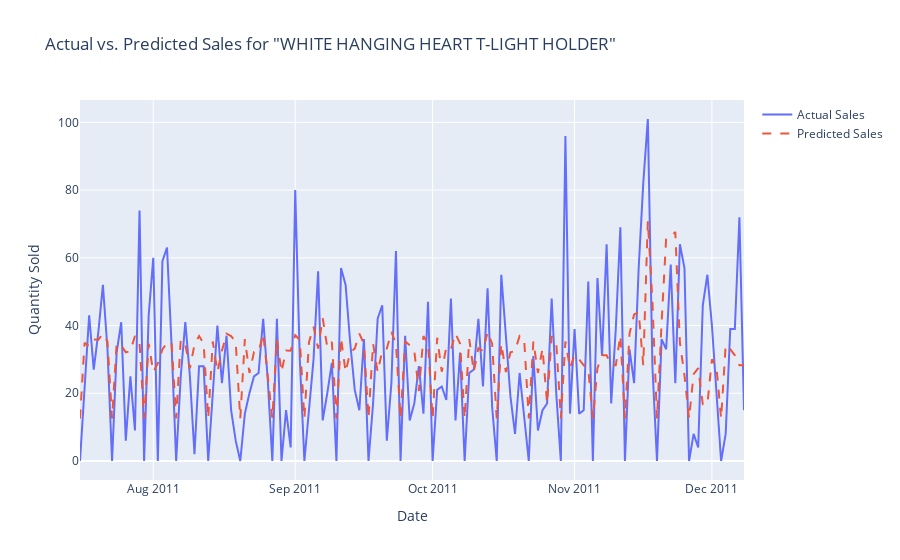
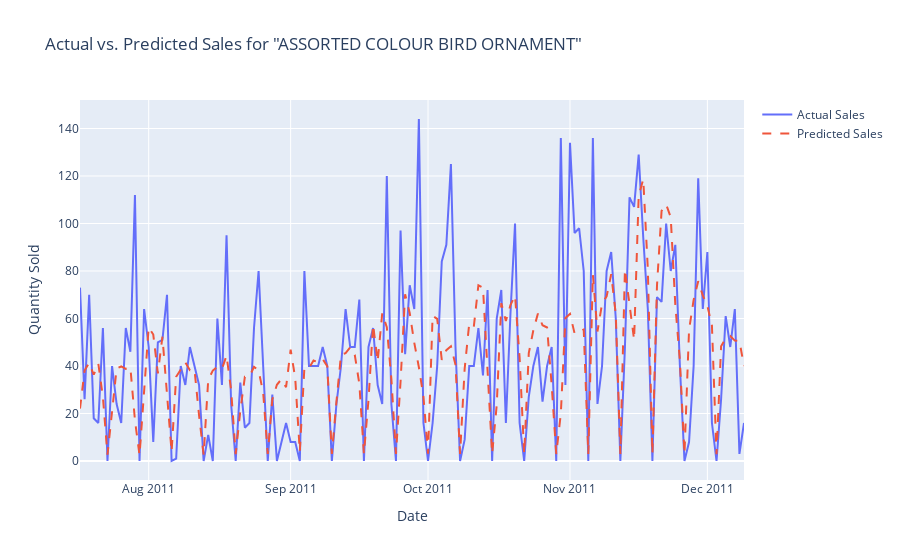
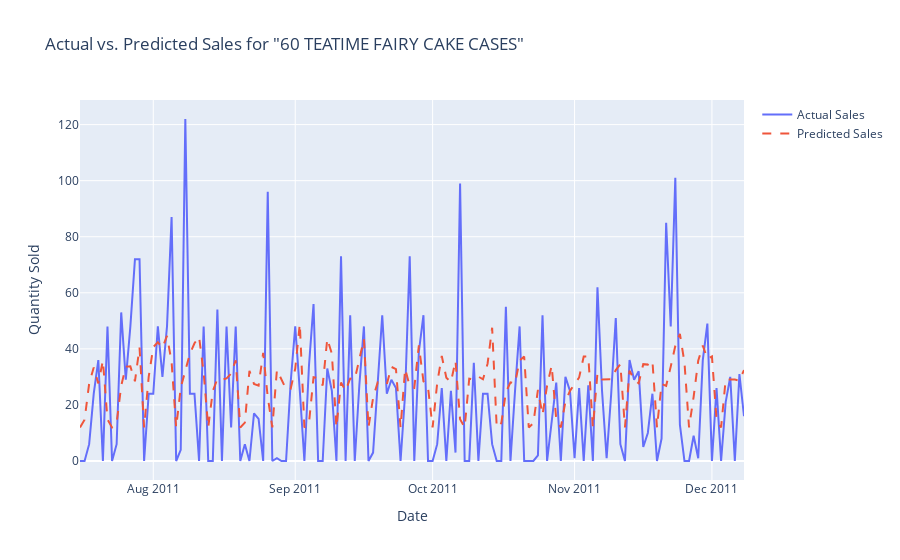
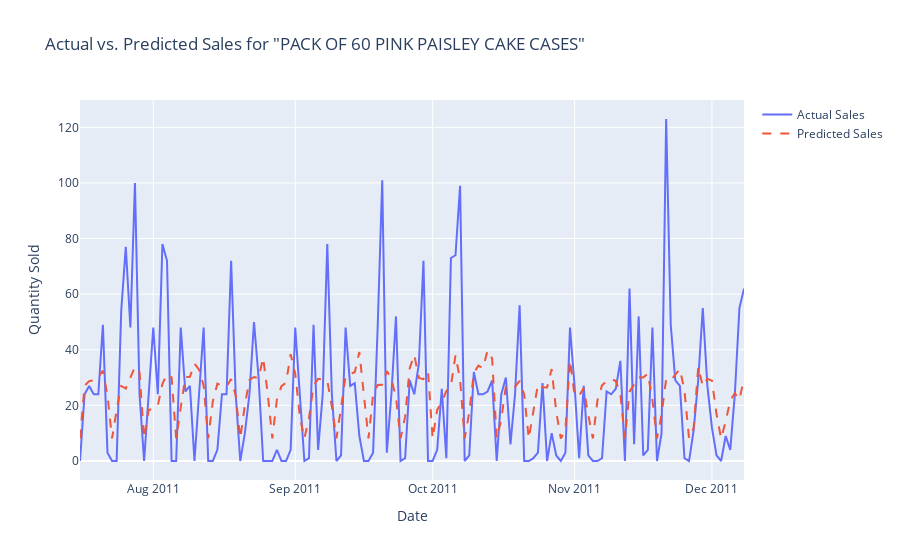

These figures' notebook cell, in order:
### Code cell
import xgboost as xgb
import plotly.graph_objects as go
from sklearn.metrics import mean_squared_error
import holidays
import os
import joblib

# Dictionaries to store result
all_models = {}
all_evaluation_results = {}

# Loop for Top 5 Products
top_5_products = product_sales.head(5).index.tolist()
for product_name in top_5_products:
    print(f"Processing Product: '{product_name}'")

    # Time Series Data
    product_df = daily_sales[daily_sales['Description'] == product_name].copy()
    product_df['Date'] = pd.to_datetime(product_df['Date'])
    product_df.set_index('Date', inplace=True)
    sales_ts = product_df['Quantity'].resample('D').sum().fillna(0)
    
    # Feature Engineering
    print("Performing feature engineering...")
    df_featured = pd.DataFrame(sales_ts)
    df_featured.reset_index(inplace=True)
    df_featured.rename(columns={'Quantity': 'TotalQuantity'}, inplace=True)

    df_featured['day_of_week'] = df_featured['Date'].dt.dayofweek
    df_featured['day_of_month'] = df_featured['Date'].dt.day
    df_featured['month'] = df_featured['Date'].dt.month
    df_featured['year'] = df_featured['Date'].dt.year
    df_featured['week_of_year'] = df_featured['Date'].dt.isocalendar().week.astype(int)
    df_featured['lag_7'] = df_featured['TotalQuantity'].shift(7)
    df_featured['rolling_mean_7'] = df_featured['TotalQuantity'].rolling(window=7).mean().shift(1)
    uk_holidays = holidays.UnitedKingdom()
    df_featured['is_holiday'] = df_featured['Date'].apply(lambda x: x in uk_holidays).astype(int)
    df_featured.dropna(inplace=True)

    if df_featured.empty:
        print(f"Not enough data for '{product_name}' to create features. Skipping.")
        continue

    # Train/Test Split
    print("Splitting data into training and testing sets...")
    test_size = int(len(df_featured) * 0.2)
    train_df = df_featured[:-test_size]
    test_df = df_featured[-test_size:]
    features = ['day_of_week', 'day_of_month', 'month', 'year', 'week_of_year', 'lag_7', 'rolling_mean_7', 'is_holiday']
    target = 'TotalQuantity'
    X_train, y_train = train_df[features], train_df[target]
    X_test, y_test = test_df[features], test_df[target]
    
    if X_test.empty:
        print(f"Not enough data for '{product_name}' to create a test set. Skipping.")
        continue

    # Train the XGBoost Model
    print(f"Training XGBoost model...")
    reg = xgb.XGBRegressor(
        n_estimators=1000,
        learning_rate=0.01,
        objective='reg:squarederror',
        early_stopping_rounds=50,
        n_jobs=-1
    )
    reg.fit(X_train, y_train, eval_set=[(X_train, y_train), (X_test, y_test)], verbose=False)
    all_models[product_name] = reg

    # Evaluate and Visualize Results
    print("Evaluating model and creating visualization...")
    test_df_copy = test_df.copy()
    test_df_copy['Prediction'] = reg.predict(X_test)
    all_evaluation_results[product_name] = test_df_copy

    # Visualize results for the current product
    fig = go.Figure()
    fig.add_trace(go.Scatter(x=test_df_copy['Date'], y=test_df_copy['TotalQuantity'], mode='lines', name='Actual Sales'))
    fig.add_trace(go.Scatter(x=test_df_copy['Date'], y=test_df_copy['Prediction'], mode='lines', name='Predicted Sales', line=dict(dash='dash')))
    fig.update_layout(title=f'Actual vs. Predicted Sales for "{product_name}"', xaxis_title='Date', yaxis_title='Quantity Sold')
    fig.show()

print(f"Successfully trained models for {len(all_models)} products.")

### Figure 1 — Plotly figure (JSON) as saved in the notebook; plotly's stock layout.template omitted (floating-point values rounded to 4 significant figures; data arrays with more than 128 entries replaced by an {"elided": "..."} marker saying what was removed)
{"data": [{"mode": "lines", "name": "Actual Sales", "type": "scatter", "x": {"elided": "146 str values"}, "y": {"elided": "146 int values"}}, {"line": {"dash": "dash"}, "mode": "lines", "name": "Predicted Sales", "type": "scatter", "x": {"elided": "146 str values"}, "y": {"elided": "146 float values"}}], "layout": {"title": {"text": "Actual vs. Predicted Sales for \"WHITE HANGING HEART T-LIGHT HOLDER\""}, "xaxis": {"title": {"text": "Date"}}, "yaxis": {"title": {"text": "Quantity Sold"}}}}

### Figure 2 — Plotly figure (JSON) as saved in the notebook; plotly's stock layout.template omitted (floating-point values rounded to 4 significant figures; data arrays with more than 128 entries replaced by an {"elided": "..."} marker saying what was removed)
{"data": [{"mode": "lines", "name": "Actual Sales", "type": "scatter", "x": {"elided": "146 str values"}, "y": {"elided": "146 int values"}}, {"line": {"dash": "dash"}, "mode": "lines", "name": "Predicted Sales", "type": "scatter", "x": {"elided": "146 str values"}, "y": {"elided": "146 float values"}}], "layout": {"title": {"text": "Actual vs. Predicted Sales for \"ASSORTED COLOUR BIRD ORNAMENT\""}, "xaxis": {"title": {"text": "Date"}}, "yaxis": {"title": {"text": "Quantity Sold"}}}}

### Figure 3 — Plotly figure (JSON) as saved in the notebook; plotly's stock layout.template omitted (floating-point values rounded to 4 significant figures; data arrays with more than 128 entries replaced by an {"elided": "..."} marker saying what was removed)
{"data": [{"mode": "lines", "name": "Actual Sales", "type": "scatter", "x": {"elided": "146 str values"}, "y": {"elided": "146 int values"}}, {"line": {"dash": "dash"}, "mode": "lines", "name": "Predicted Sales", "type": "scatter", "x": {"elided": "146 str values"}, "y": {"elided": "146 float values"}}], "layout": {"title": {"text": "Actual vs. Predicted Sales for \"60 TEATIME FAIRY CAKE CASES\""}, "xaxis": {"title": {"text": "Date"}}, "yaxis": {"title": {"text": "Quantity Sold"}}}}

### Figure 4 — Plotly figure (JSON) as saved in the notebook; plotly's stock layout.template omitted (floating-point values rounded to 4 significant figures; data arrays with more than 128 entries replaced by an {"elided": "..."} marker saying what was removed)
{"data": [{"mode": "lines", "name": "Actual Sales", "type": "scatter", "x": {"elided": "146 str values"}, "y": {"elided": "146 int values"}}, {"line": {"dash": "dash"}, "mode": "lines", "name": "Predicted Sales", "type": "scatter", "x": {"elided": "146 str values"}, "y": {"elided": "146 float values"}}], "layout": {"title": {"text": "Actual vs. Predicted Sales for \"PACK OF 60 PINK PAISLEY CAKE CASES\""}, "xaxis": {"title": {"text": "Date"}}, "yaxis": {"title": {"text": "Quantity Sold"}}}}
